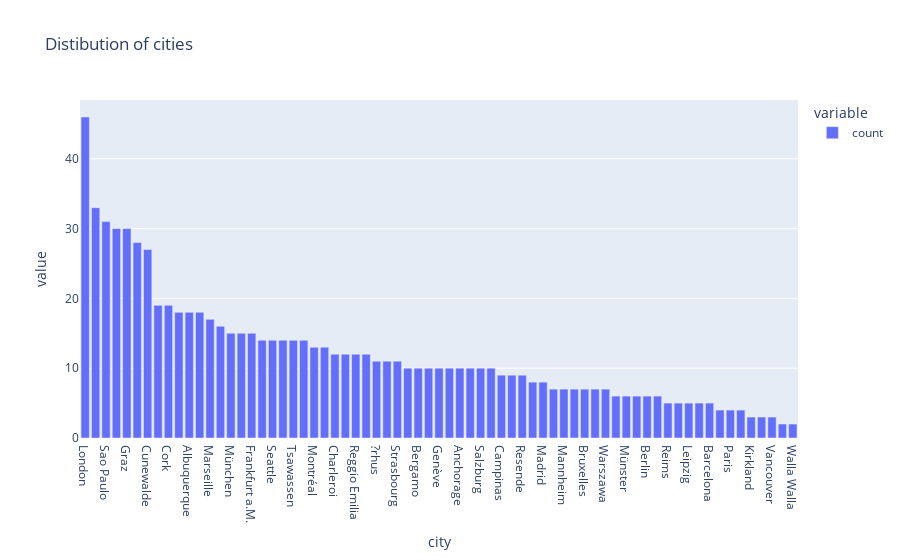

The notebook cell saved with this chart:
### Code cell
exp.bar(data_frame=orders.city.value_counts(),title='Distibution of cities')

### Figure 1 — Plotly figure (JSON) as saved in the notebook; plotly's stock layout.template omitted (floating-point values rounded to 4 significant figures)
{"data": [{"alignmentgroup": "True", "hovertemplate": "variable=count<br>city=%{x}<br>value=%{y}<extra></extra>", "legendgroup": "count", "marker": {"color": "#636efa", "pattern": {"shape": ""}}, "name": "count", "offsetgroup": "count", "orientation": "v", "showlegend": true, "textposition": "auto", "type": "bar", "x": ["London", "Rio de Janeiro", "Sao Paulo", "Boise", "Graz", "México D.F.", "Cunewalde", "Br?cke", "Cork", "Lule?", "Albuquerque", "San Crist?bal", "Marseille", "Buenos Aires", "München", "Oulu", "Frankfurt a.M.", "Brandenburg", "Seattle", "Toulouse", "Tsawassen", "Barquisimeto", "Montréal", "Lisboa", "Charleroi", "Portland", "Reggio Emilia", "I. de Margarita", "?rhus", "Eugene", "Strasbourg", "Lyon", "Bergamo", "Stuttgart", "Genève", "Sevilla", "Anchorage", "Cowes", "Salzburg", "K?ln", "Campinas", "Lander", "Resende", "Bern", "Madrid", "Helsinki", "Mannheim", "Nantes", "Bruxelles", "Kobenhavn", "Warszawa", "Torino", "Münster", "Aachen", "Berlin", "Stavern", "Reims", "Lille", "Leipzig", "Elgin", "Barcelona", "Versailles", "Paris", "San Francisco", "Kirkland", "Butte", "Vancouver", "Caracas", "Walla Walla"], "xaxis": "x", "y": [46, 33, 31, 30, 30, 28, 27, 19, 19, 18, 18, 18, 17, 16, 15, 15, 15, 14, 14, 14, 14, 14, 13, 13, 12, 12, 12, 12, 11, 11, 11, 10, 10, 10, 10, 10, 10, 10, 10, 10, 9, 9, 9, 8, 8, 7, 7, 7, 7, 7, 7, 6, 6, 6, 6, 6, 5, 5, 5, 5, 5, 4, 4, 4, 3, 3, 3, 2, 2], "yaxis": "y"}], "layout": {"barmode": "relative", "legend": {"title": {"text": "variable"}, "tracegroupgap": 0}, "title": {"text": "Distibution of cities"}, "xaxis": {"anchor": "y", "domain": [0, 1], "title": {"text": "city"}}, "yaxis": {"anchor": "x", "domain": [0, 1], "title": {"text": "value"}}}}
